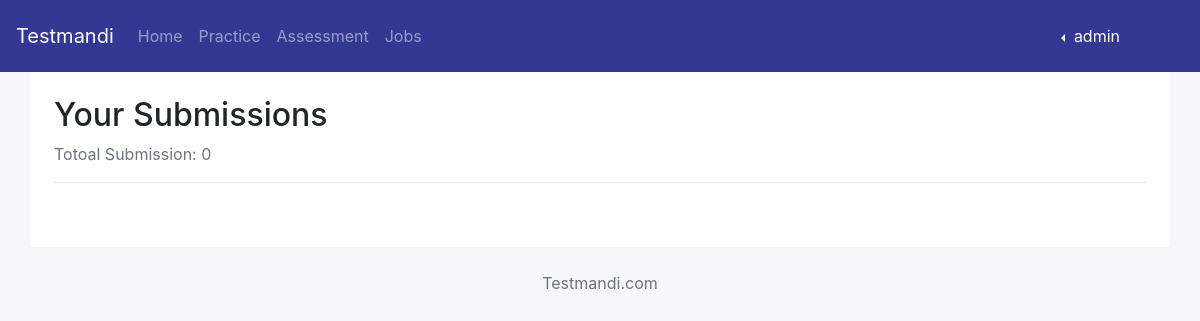
The page /submissions/ (signed in) on the database as committed earlier.
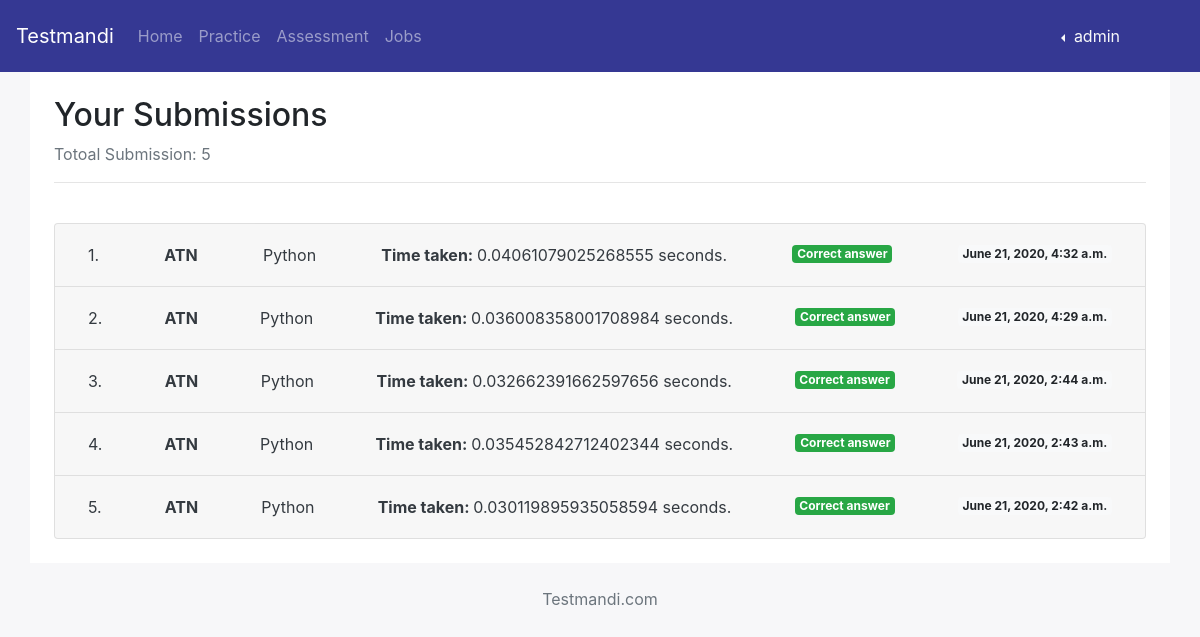
The same page on the database as committed later.
### dashboard/models.py (models this page shows, shortened)
class Submission(models.Model):
    user = models.CharField(max_length=120, blank=True, null=True)
    question_hit = models.CharField(max_length=10, blank=True, null=True)
    time_taken = models.CharField(max_length=10, blank=True, null=True)
    language = models.CharField(max_length=10, blank=True, null=True)
    solution = models.TextField(max_length=100000, blank=True, null=True)
    verdict = models.BooleanField(blank=True, null=True)
    time_stamp = models.DateTimeField(auto_now_add=True)

### dashboard/views.py (the view)
# urls.py: path('submissions/', submissions_view, name="submissions"),
@login_required
def submissions_view(request):
    user = request.user
    context = {
        "title": "Submissions",
        "submissions": Submission.objects.filter(user=user).order_by('-time_stamp')
    }
    return render(request, "dashboard/submissions.html", context)

### templates/dashboard/submissions.html (shortened to what this page needs)
{% extends "base/base.html" %}
{% block content %}
    <div class="container p-4">
        <h2>Your Submissions</h2>
        <div class="text-muted">
            Totoal Submission: {{ submissions.count }}
        </div>
        <hr>
        <br>
        <div class="accordion" id="accordionExample">
            {% for submission in submissions %}
                <div class="card">
                    <div class="card-header" id="headingOne">
                        <h2 class="mb-0">
                            <button class="btn btn-link btn-block text-dark d-flex justify-content-between align-items-center"
                                    type="button" data-toggle="collapse"
                                    data-target="#collapse{{ submission.id }}" aria-expanded="true"
                                    aria-controls="collapse{{ submission.id }}">
                                {{ forloop.counter }}. <strong>{{ submission.question_hit }}</strong>
                                {% if submission.language == "c_cpp" %}
                                    C/C++
                                {% elif submission.language == "python" %}
                                    Python
                                {% endif %}
                                <span><strong>Time taken: </strong>{{ submission.time_taken }} seconds.</span>
                                {% if submission.verdict %}
                                    <span class="badge badge-success ">Correct answer</span>
                                {% else %}
                                    <span class="badge badge-danger ">Wrong answer</span>
                                {% endif %}
                                <span class="badge badge-light">{{ submission.time_stamp }}</span>
                            </button>
                        </h2>
                    </div>
                </div>
            {% endfor %}
        </div>
    </div>
{% endblock %}

Rows that differ between the two databases and show on the page:
added Submission: question_hit "ATN", language "Python", time_taken "0.04061079025268555", verdict "Correct answer", time_stamp "June 21, 2020, 4:32 a.m."
added Submission: question_hit "ATN", language "Python", time_taken "0.036008358001708984", verdict "Correct answer", time_stamp "June 21, 2020, 4:29 a.m."
added Submission: question_hit "ATN", language "Python", time_taken "0.032662391662597656", verdict "Correct answer", time_stamp "June 21, 2020, 2:44 a.m."
added Submission: question_hit "ATN", language "Python", time_taken "0.035452842712402344", verdict "Correct answer", time_stamp "June 21, 2020, 2:43 a.m."
added Submission: question_hit "ATN", language "Python", time_taken "0.030119895935058594", verdict "Correct answer", time_stamp "June 21, 2020, 2:42 a.m."
Other text that changed with them:
{{ submissions.count }}: "0" → "5"
